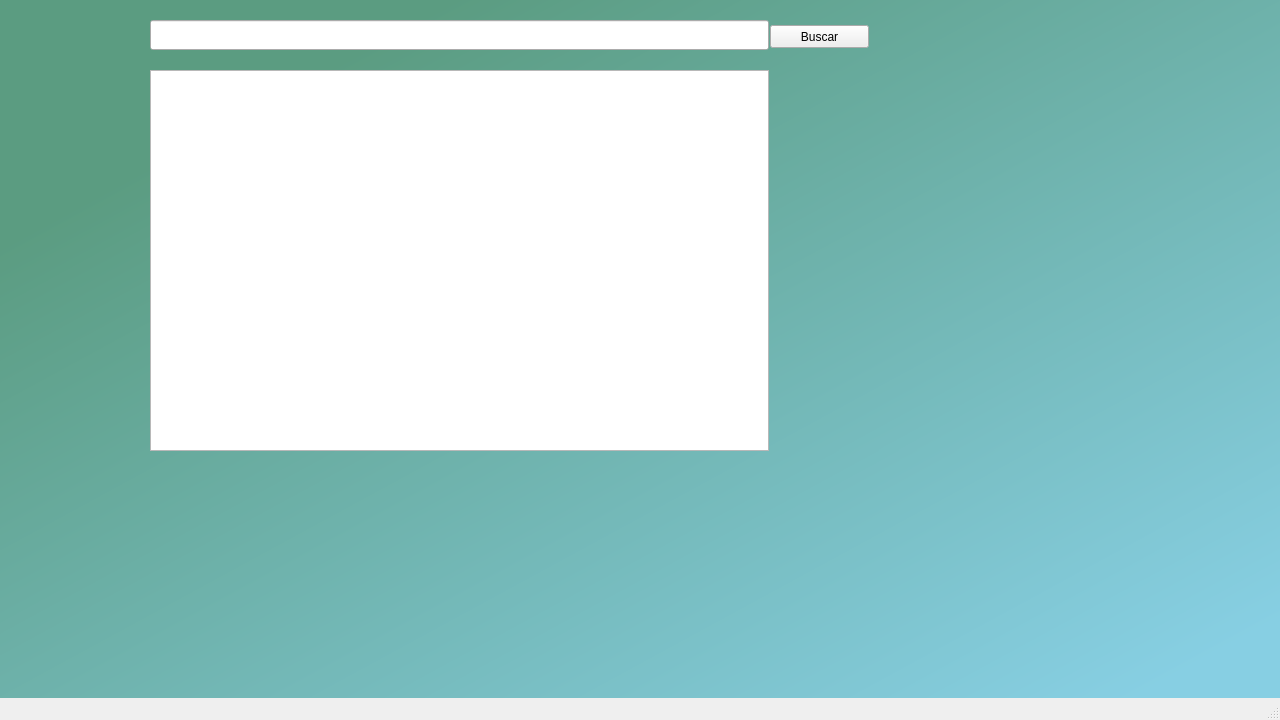
<?xml version="1.0" encoding="UTF-8"?>
<ui version="4.0">
 <class>VentanaResumenVeterinario</class>
 <widget class="QMainWindow" name="VentanaResumenVeterinario">
  <property name="geometry">
   <rect>
    <x>0</x>
    <y>0</y>
    <width>1280</width>
    <height>720</height>
   </rect>
  </property>
  <property name="minimumSize">
   <size>
    <width>1280</width>
    <height>720</height>
   </size>
  </property>
  <property name="maximumSize">
   <size>
    <width>1280</width>
    <height>720</height>
   </size>
  </property>
  <property name="windowTitle">
   <string>MainWindow</string>
  </property>
  <property name="styleSheet">
   <string notr="true">QWidget#centralwidget{
background-color: qlineargradient(spread:pad, x1:0, y1:0, x2:1, y2:1, stop:0.176136 rgba(91, 156, 129, 255), stop:0.943182 rgba(135, 207, 227, 255));
}</string>
  </property>
  <widget class="QWidget" name="centralwidget">
   <property name="styleSheet">
    <string notr="true">p</string>
   </property>
   <widget class="QLineEdit" name="inputBuscar">
    <property name="geometry">
     <rect>
      <x>150</x>
      <y>20</y>
      <width>619</width>
      <height>30</height>
     </rect>
    </property>
    <property name="sizePolicy">
     <sizepolicy hsizetype="Expanding" vsizetype="Fixed">
      <horstretch>0</horstretch>
      <verstretch>0</verstretch>
     </sizepolicy>
    </property>
    <property name="minimumSize">
     <size>
      <width>0</width>
      <height>30</height>
     </size>
    </property>
    <property name="styleSheet">
     <string notr="true">font: 10pt &quot;MS Shell Dlg 2&quot;;</string>
    </property>
    <property name="text">
     <string/>
    </property>
    <property name="alignment">
     <set>Qt::AlignCenter</set>
    </property>
   </widget>
   <widget class="QPushButton" name="BotonBuscar">
    <property name="geometry">
     <rect>
      <x>770</x>
      <y>25</y>
      <width>99</width>
      <height>23</height>
     </rect>
    </property>
    <property name="text">
     <string>Buscar</string>
    </property>
   </widget>
   <widget class="QPlainTextEdit" name="abstracto">
    <property name="geometry">
     <rect>
      <x>150</x>
      <y>70</y>
      <width>619</width>
      <height>381</height>
     </rect>
    </property>
   </widget>
  </widget>
  <widget class="QStatusBar" name="statusbar"/>
 </widget>
 <resources/>
 <connections/>
</ui>
